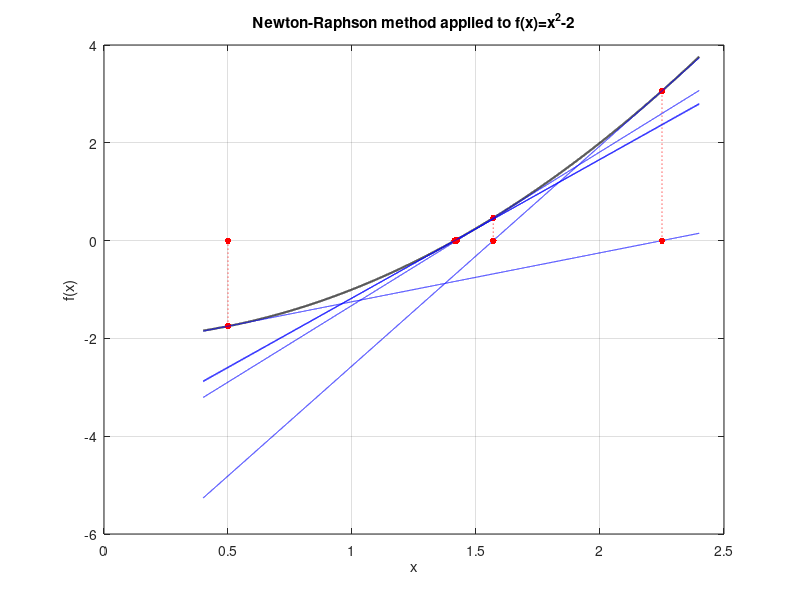

Source code (MATLAB):
clear all; clc; close all;

x(1)=0.5;
N=5;
for kk=1:N
    fx(kk)=x(kk)^2-2;
    x(kk+1)=1/2*x(kk)+1/x(kk);
    
end

xx=0.4:0.0001:2.4;
ff=xx.^2-2;

for kk=1:N
    y(:,kk)=2*x(kk)*(xx-x(kk))+x(kk)^2-2;
end

figure,plot(xx,ff,'-k','LineWidth',1.5)
hold on
grid on
for kk=1:N
    plot([x(kk),x(kk)],[0 fx(kk)],':.r','MarkerSize',15)
    plot(xx,y(:,kk),'-b')
end
xlabel('x')
ylabel('f(x)')
title('Newton-Raphson method applied to f(x)=x^2-2')